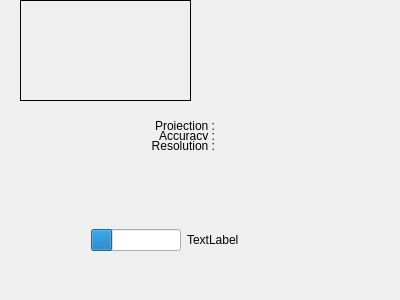
<?xml version="1.0" encoding="UTF-8"?>
<ui version="4.0">
 <class>MainWindow</class>
 <widget class="QMainWindow" name="MainWindow">
  <property name="geometry">
   <rect>
    <x>0</x>
    <y>0</y>
    <width>400</width>
    <height>300</height>
   </rect>
  </property>
  <property name="windowTitle">
   <string>MainWindow</string>
  </property>
  <widget class="QWidget" name="centralWidget">
   <widget class="QWidget" name="formLayoutWidget">
    <property name="geometry">
     <rect>
      <x>140</x>
      <y>110</y>
      <width>161</width>
      <height>51</height>
     </rect>
    </property>
    <layout class="QFormLayout" name="formLayout">
     <property name="labelAlignment">
      <set>Qt::AlignRight|Qt::AlignTrailing|Qt::AlignVCenter</set>
     </property>
     <property name="formAlignment">
      <set>Qt::AlignLeading|Qt::AlignLeft|Qt::AlignVCenter</set>
     </property>
     <property name="horizontalSpacing">
      <number>2</number>
     </property>
     <property name="verticalSpacing">
      <number>1</number>
     </property>
     <item row="0" column="0">
      <widget class="QLabel" name="label">
       <property name="font">
        <font>
         <pointsize>9</pointsize>
        </font>
       </property>
       <property name="text">
        <string> Projection :</string>
       </property>
       <property name="alignment">
        <set>Qt::AlignRight|Qt::AlignTrailing|Qt::AlignVCenter</set>
       </property>
      </widget>
     </item>
     <item row="2" column="0">
      <widget class="QLabel" name="label_3">
       <property name="font">
        <font>
         <pointsize>9</pointsize>
        </font>
       </property>
       <property name="text">
        <string>Resolution :</string>
       </property>
       <property name="alignment">
        <set>Qt::AlignRight|Qt::AlignTrailing|Qt::AlignVCenter</set>
       </property>
      </widget>
     </item>
     <item row="0" column="1">
      <widget class="QLabel" name="label_projection">
       <property name="font">
        <font>
         <pointsize>9</pointsize>
        </font>
       </property>
       <property name="text">
        <string/>
       </property>
      </widget>
     </item>
     <item row="1" column="1">
      <widget class="QLabel" name="label_accuracy">
       <property name="font">
        <font>
         <pointsize>9</pointsize>
        </font>
       </property>
       <property name="text">
        <string/>
       </property>
      </widget>
     </item>
     <item row="2" column="1">
      <widget class="QLabel" name="label_resolution">
       <property name="font">
        <font>
         <pointsize>9</pointsize>
        </font>
       </property>
       <property name="text">
        <string/>
       </property>
      </widget>
     </item>
     <item row="1" column="0">
      <widget class="QLabel" name="label_2">
       <property name="font">
        <font>
         <pointsize>9</pointsize>
        </font>
       </property>
       <property name="text">
        <string>Accuracy :</string>
       </property>
       <property name="alignment">
        <set>Qt::AlignRight|Qt::AlignTrailing|Qt::AlignVCenter</set>
       </property>
      </widget>
     </item>
    </layout>
   </widget>
   <widget class="QWidget" name="widget" native="true">
    <property name="geometry">
     <rect>
      <x>60</x>
      <y>80</y>
      <width>191</width>
      <height>121</height>
     </rect>
    </property>
   </widget>
   <widget class="QWidget" name="horizontalLayoutWidget">
    <property name="geometry">
     <rect>
      <x>80</x>
      <y>200</y>
      <width>170</width>
      <height>80</height>
     </rect>
    </property>
    <layout class="QHBoxLayout" name="horizontalLayout">
     <item>
      <widget class="QProgressBar" name="progressBar">
       <property name="value">
        <number>24</number>
       </property>
       <property name="textVisible">
        <bool>false</bool>
       </property>
       <property name="invertedAppearance">
        <bool>false</bool>
       </property>
      </widget>
     </item>
     <item>
      <widget class="QLabel" name="label_5">
       <property name="text">
        <string>TextLabel</string>
       </property>
      </widget>
     </item>
    </layout>
   </widget>
   <widget class="QLabel" name="label_4">
    <property name="geometry">
     <rect>
      <x>20</x>
      <y>0</y>
      <width>171</width>
      <height>101</height>
     </rect>
    </property>
    <property name="frameShape">
     <enum>QFrame::Box</enum>
    </property>
    <property name="text">
     <string/>
    </property>
    <property name="pixmap">
     <pixmap>../resource/rtr_image/worldview.png</pixmap>
    </property>
   </widget>
  </widget>
 </widget>
 <layoutdefault spacing="6" margin="11"/>
 <resources/>
 <connections/>
</ui>
